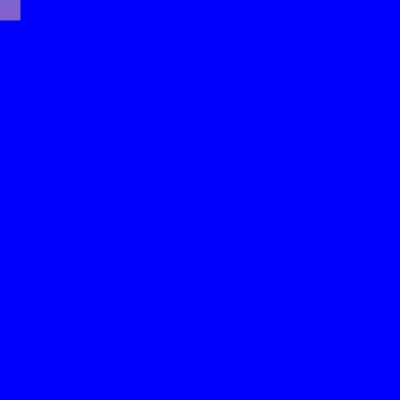
Frame 1 (no input)
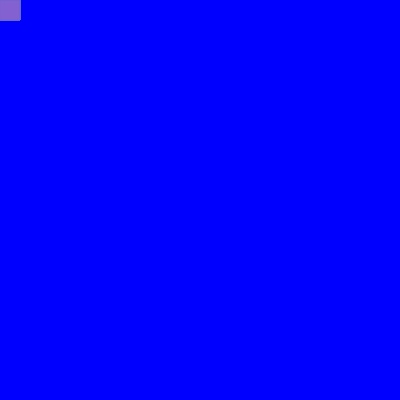
Frame 60 (no input)
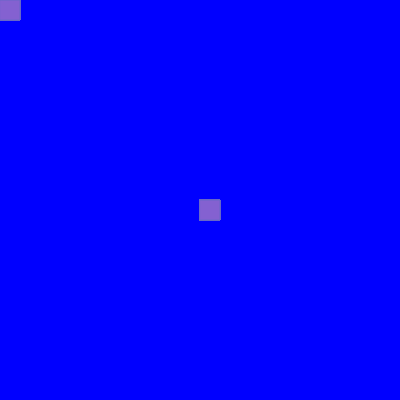
Frame 120 (the mouse pressed at the canvas centre since frame 60)

The p5.js sketch that drew these frames (run headless with seeded random() and noise() and a simulated clock; from frame 60 on, the mouse is pressed at the canvas centre):

// p5.js sketch
// ── sketch.js
function setup() {
  createCanvas(400, 400);
  background("blue")

}

function draw() {
 
  stroke("rgb(105,105,199)")
  fill("rgb(132,97,209)")
   
  if(mouseIsPressed);
   rect(mouseX, mouseY, 20, 20);
}
